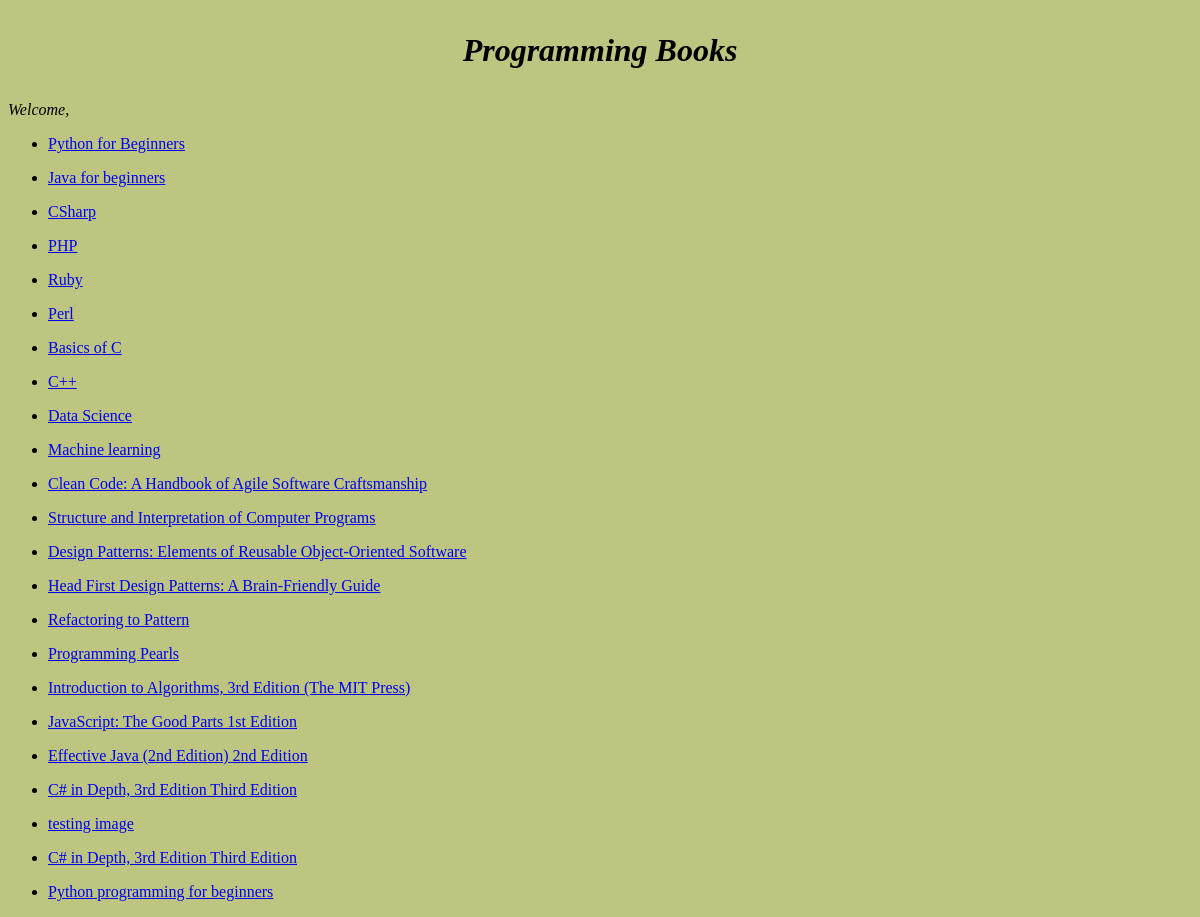
Before: /view_list/ with the older database file.
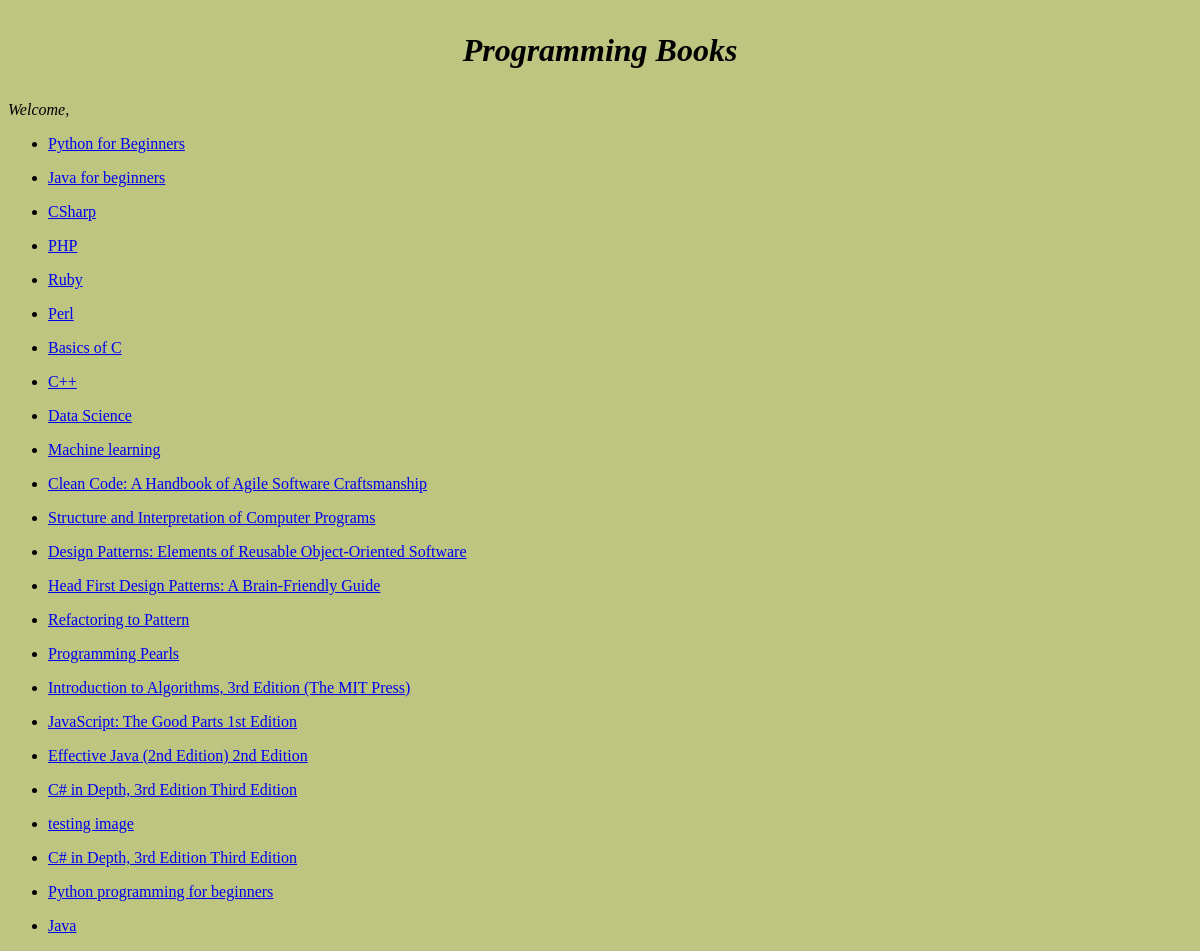
After: the same page with the newer database file.
### books/models.py (models this page shows, shortened)
class Book(models.Model):
	book_title = models.CharField(max_length=100)
	book_author = models.CharField(max_length=50)
	book_description=models.TextField(blank=True, null=True)
	book_image = models.ImageField(upload_to='images/', blank=False)
	def go_to_link_view(self):
		return f"/view/{self.id}"

### books/views.py (the view)
# urls.py: path('view_list/', view_list_view),
def view_list_view(request):
	queryset=Book.objects.all()
	context={
	'context_qs': queryset
	}
	return render(request, 'view_list_view.html', context)

### templates/view_list_view.html
{% extends 'basic.html' %}
{% block content %}
{% for x in context_qs %}
<ul>
<li><a href="{{x.go_to_link_view}}">{{ x.book_title }} </li>
</ul>
{% endfor %}
{% endblock %}

Changed rows visible on the page:
added Book: book_title "Java"
